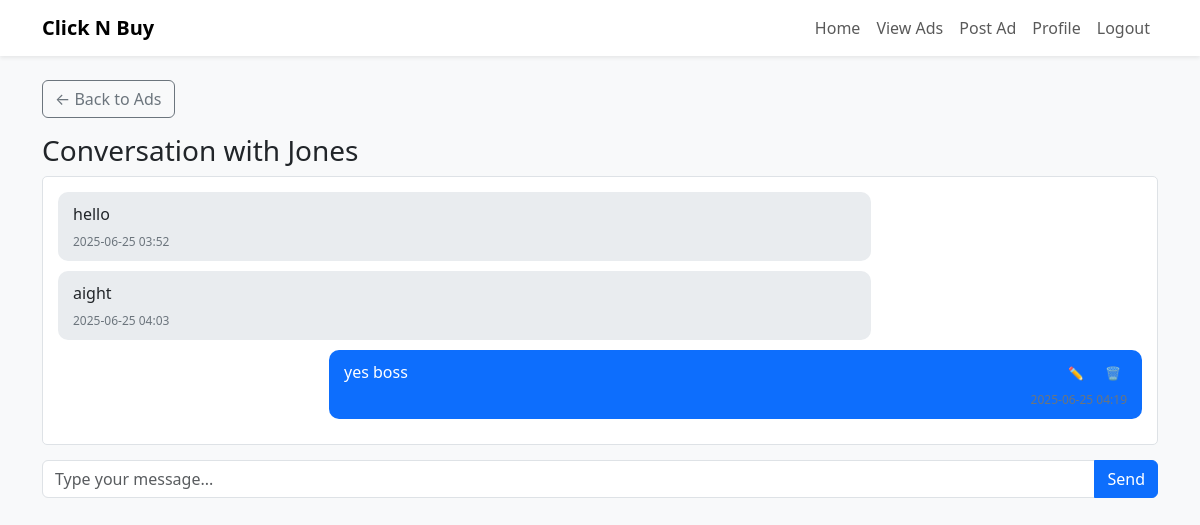
The app's page /messages/1 (signed in) with its own data.
### models.py (models this page shows, shortened)
class User(db.Model):
    id = db.Column(db.Integer, primary_key=True)
    username = db.Column(db.String(80), unique=True, nullable=False)
    email = db.Column(db.String(120), unique=True, nullable=False)
    password_hash = db.Column(db.String(128), nullable=False)
    profile_pic = db.Column(db.String(255), nullable=False, default='default-profile.png')
    is_admin = db.Column(db.Boolean, default=False)
    created_at = db.Column(db.DateTime, default=datetime.utcnow)
    is_verified = db.Column(db.Boolean, default=False)
    bio = db.Column(db.Text, default="")
    ads = db.relationship('Ad', backref='owner', lazy=True)
    sent_conversations = db.relationship(
        'Conversation',
        foreign_keys='Conversation.seller_id',
        backref='seller',
        lazy=True
    )
    received_conversations = db.relationship(
        'Conversation',
        foreign_keys='Conversation.buyer_id',
        backref='buyer',
        lazy=True
    )
    activities = db.relationship('ActivityLog', backref='user', lazy=True)
    ratings_given = db.relationship(
        'Rating',
        foreign_keys='Rating.reviewer_id',
        backref='reviewer',
        lazy=True
    )
    ratings_received = db.relationship(
        'Rating',
        foreign_keys='Rating.reviewed_id',
        backref='reviewed',
        lazy=True
    )

class Message(db.Model):
    id = db.Column(db.Integer, primary_key=True)
    conversation_id = db.Column(db.Integer, db.ForeignKey('conversation.id'), nullable=False)
    sender_id = db.Column(db.Integer, db.ForeignKey('user.id'), nullable=False)
    content = db.Column(db.Text, nullable=False)
    is_read = db.Column(db.Boolean, default=False)
    sender = db.relationship('User')
    timestamp = db.Column(db.DateTime, default=datetime.utcnow)

### app.py (the view, shortened to what this page needs)
@app.route('/messages/<int:conversation_id>', methods=['GET', 'POST'])
@login_required
def messages(conversation_id):
    convo = Conversation.query.get_or_404(conversation_id)
    user_id = int(session['user_id'])
    if user_id not in [convo.buyer_id, convo.seller_id]:
        flash("Access denied.", "danger")
        return redirect(url_for('home'))
    unread_msgs = Message.query.filter(
        Message.conversation_id == conversation_id,
        Message.is_read == False,
        Message.sender_id != user_id
    ).all()
    for msg in unread_msgs:
        msg.is_read = True
    if unread_msgs:
        db.session.commit()
    messages_list = Message.query.filter_by(conversation_id=conversation_id).order_by(Message.timestamp.asc()).all()
    return render_template('messages.html', conversation=convo, messages=messages_list)

### app.py (called while the page is built)
def login_required(f):
    @wraps(f)
    def decorated(*args, **kwargs):
        if 'user_id' not in session:
            flash("Please log in first.", "warning")
            return redirect(url_for('login'))
        return f(*args, **kwargs)
    return decorated

### templates/messages.html (shortened to what this page needs)
<!DOCTYPE html>
<html lang="en">
<head>
  <link href="https://cdn.jsdelivr.net/npm/bootstrap@5.3.3/dist/css/bootstrap.min.css" rel="stylesheet" />
</head>
<body>
<nav class="navbar navbar-expand-lg navbar-light bg-white shadow-sm">
  <div class="container">
    <a class="navbar-brand fw-bold" href="{{ url_for('home') }}">Click N Buy</a>
    <div class="collapse navbar-collapse justify-content-end" id="navbarNav">
      <ul class="navbar-nav">
        <li class="nav-item"><a class="nav-link" href="{{ url_for('home') }}">Home</a></li>
        <li class="nav-item"><a class="nav-link" href="{{ url_for('show_ads') }}">View Ads</a></li>
        <li class="nav-item"><a class="nav-link" href="{{ url_for('post_ad') }}">Post Ad</a></li>
        <li class="nav-item"><a class="nav-link" href="{{ url_for('profile') }}">Profile</a></li>
        <li class="nav-item"><a class="nav-link" href="{{ url_for('logout') }}">Logout</a></li>
      </ul>
    </div>
  </div>
</nav>
<div class="container my-4">
  <a href="{{ url_for('show_ads') }}" class="btn btn-outline-secondary mb-3">&larr; Back to Ads</a>
  <h3>
    Conversation with
    {% if conversation.seller_id == session['user_id'] %}
      {{ conversation.buyer.username }}
    {% else %}
      {{ conversation.seller.username }}
    {% endif %}
  </h3>
  <div id="messages">
    {% for msg in messages %}
      <div class="message {% if msg.sender_id == session['user_id'] %}sent{% else %}received{% endif %}" data-id="{{ msg.id }}">
        <div class="d-flex justify-content-between align-items-start">
          <p class="mb-1 message-content">{{ msg.content }}</p>
          {% if msg.sender_id == session['user_id'] %}
            <span>
              <button class="btn-icon edit-btn" title="Edit">✏️</button>
              <button class="btn-icon delete-btn" title="Delete">🗑️</button>
            </span>
          {% endif %}
        </div>
        <div class="timestamp">{{ msg.timestamp.strftime('%Y-%m-%d %H:%M') }}</div>
      </div>
    {% else %}
      <p>No messages yet. Start the conversation!</p>
    {% endfor %}
  </div>
  <form method="POST" action="{{ url_for('messages', conversation_id=conversation.id) }}">
    <div class="input-group">
      <input type="text" class="form-control" name="content" placeholder="Type your message..." required autofocus autocomplete="off" />
      <button class="btn btn-primary" type="submit">Send</button>
    </div>
  </form>
</div>
</body>
</html>

### templates/messages.html (style rules this page uses)
body { background-color: #f8f9fa; }
.message { border-radius: 10px; padding: 10px 15px; margin-bottom: 10px; max-width: 75%; word-wrap: break-word; }
.sent { background-color: #0d6efd; color: white; margin-left: auto; text-align: right; }
.received { background-color: #e9ecef; color: #212529; margin-right: auto; text-align: left; }
.timestamp { font-size: 0.75rem; color: #6c757d; margin-top: 3px; }
#messages { max-height: 400px; overflow-y: auto; padding: 15px; background-color: white; border: 1px solid #dee2e6; border-radius: 5px; margin-bottom: 15px; }
.btn-icon { background: none; border: none; color: white; font-size: 0.8rem; margin-left: 5px; }

### records on screen
User: buyer.username "Jones"
Message: content "hello", timestamp "2025-06-25 03:52"
Message: content "aight", timestamp "2025-06-25 04:03"
Message: content "yes boss"
